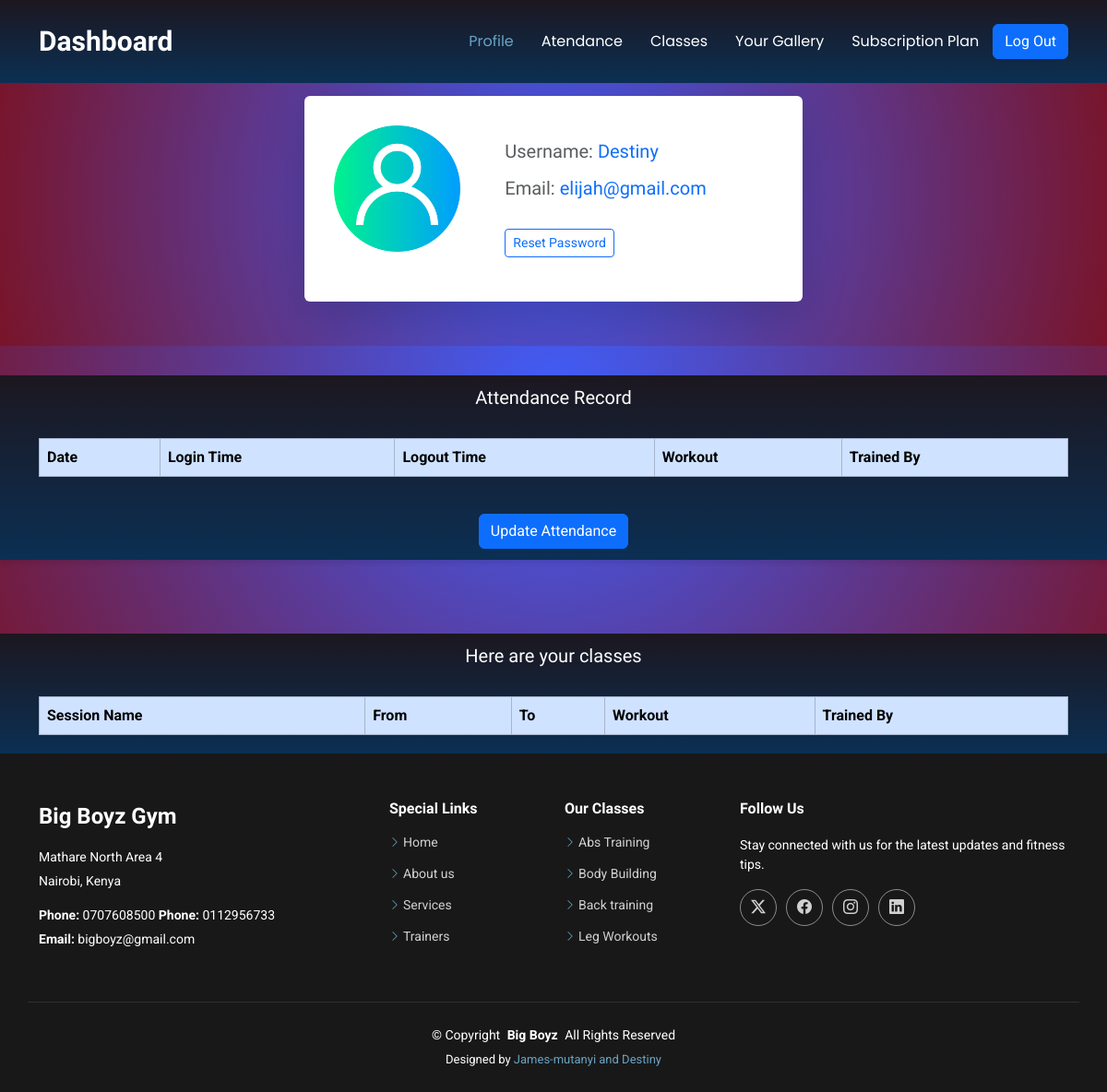
Before: /dashboard (signed in) with the older database file.
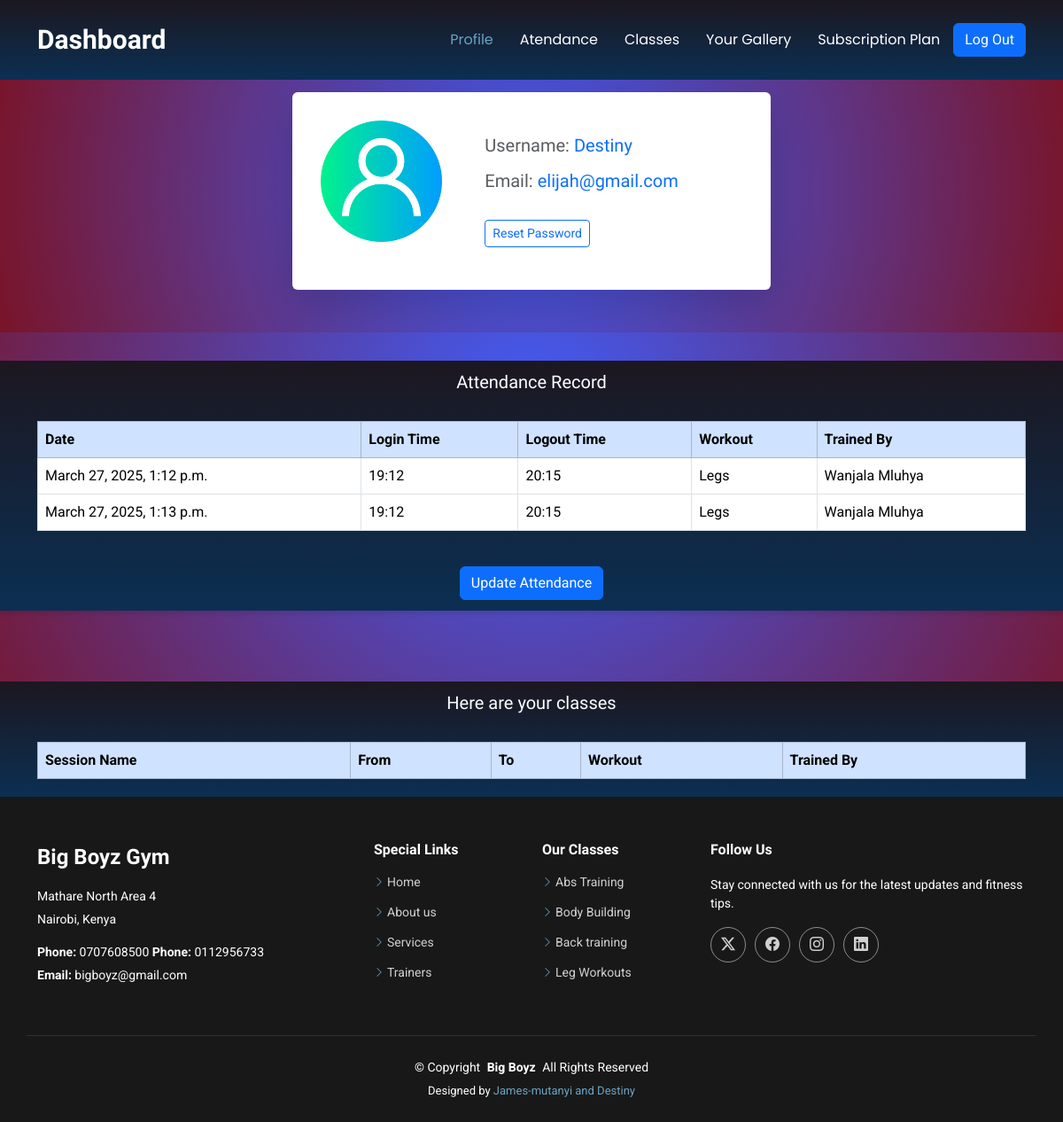
After: the same page with the newer database file.
### appone/models.py (models this page shows, shortened)
class Attendance(models.Model):
     selectdate= models.DateTimeField(auto_now_add=True)
     login =models.CharField(max_length=200)
     logout =models.CharField(max_length=200)
     selectworkout =models.CharField(max_length=200)
     trainedby =models.CharField(max_length=200)

### appone/views.py (the view)
# urls.py: path('dashboard',views.dashboard, name="dashboard"),
def dashboard(request):
    if not request.user.is_authenticated:
        messages.warning(request,"Please login first.")
        return redirect('/login')
    attendance=Attendance.objects.all()
    user_session =request.user.bookings.all()
    return render(request, 'dashboard.html', {"attendance":attendance, "user_session":user_session})

### templates/dashboard.html (shortened to what this page needs)
{%extends "base.html"%}
{% block content %}
<header id="header" class="header d-flex align-items-center fixed-top bg-black" style="background: linear-gradient(to bottom,rgb(28, 23, 32),rgb(11, 47, 83));">
    <div
      class="container-fluid container-xl position-relative d-flex align-items-center justify-content-between"
    >
      <a href="/" class="logo d-flex align-items-center">
        <h1 class="sitename">Dashboard</h1>
      </a>
      <nav id="navmenu" class="navmenu">
        <ul>
          <li><a href="#profile" class="active">Profile</a></li>
          <li><a href="#attendance">Atendance</a></li>
          <li><a href="#classes">Classes</a></li>
          <li><a href="/gallery">Your Gallery</a></li>
          <li><a href="#subplan">Subscription Plan</a></li>
          <form action="{% url 'logout' %}" method="post">
           <button class=" btn btn-primary "type="submit">Log Out</button></a>
          </form>
        </ul>
      </nav>
    </div>
  </header>
<main id="main" style="background: radial-gradient(circle, rgba(63,94,251,1) 0%, rgba(121,20,41,1) 100%);">
    <section id="Profile" class="profile-section py-5" style="padding: 1rem 0; margin-bottom: 2rem; margin-top: 2rem; background: radial-gradient(circle, rgba(63,94,251,1) 0%, rgba(121,20,41,1) 100%);">
      <div class="container">
      <div class="card shadow-lg border-0" style="max-width: 540px; margin: auto; padding: 1rem;">
        <div class="row g-0">
        <div class="col-md-4" style="padding: 1rem;">
          <img src="static/assets/img/blog/user.png" class="img-fluid rounded-start" alt="User Profile Picture" style="margin: auto; display: block;">
        </div>
        <div class="col-md-8" style="padding: 1rem;">
          <div class="card-body">
          <h5 class="card-title text-muted" style="margin-bottom: 1rem;">Username: <span class="text-primary">{{ user.username }}</span></h5>
          <h5 class="card-text text-muted" style="margin-bottom: 1rem;">Email: <span class="text-primary">{{ user.email }}</span></h5>
          <p class="card-text">
            <a href="{% url 'password_change' %}" class="btn btn-outline-primary btn-sm" style="margin-top: 1rem;">Reset Password</a>
          </p>
          </div>
        </div>
        </div>
      </div>
      </div>
    </section>
    <section id="attendance" class="py-1" style="box-shadow: 0 4px 6px rgba(0, 0, 0, 0.1); margin-bottom: 5rem; background: linear-gradient(to bottom,rgb(28, 23, 32),rgb(11, 47, 83));">
      <div class="container">
      <div class="text-center mb-4">
        <h5 class="text-white text-3xl p-2 uppercase">Attendance Record</h5>
      </div>
      <div class="table-responsive">
        <table class="table table-bordered table-hover">
        <thead class="table-primary">
          <tr>
          <th>Date</th>
          <th>Login Time</th>
          <th>Logout Time</th>
          <th>Workout</th>
          <th>Trained By</th>
          </tr>
        </thead>
        <tbody>
          {% for x in attendance %}
          <tr>
          <td>{{ x.selectdate }}</td>
          <td>{{ x.login }}</td>
          <td>{{ x.logout }}</td>
          <td>{{ x.selectworkout }}</td>
          <td>{{ x.trainedby }}</td>
          </tr>
          {% endfor %}
        </tbody>
        </table>
      </div>
      <div class="text-center mt-3 p-2">
        <a href="/attendance" class="btn btn-primary">Update Attendance</a>
      </div>
      </div>
    </section>
    <section id="classes" class="py-1" style="box-shadow: 0 4px 6px rgba(0, 0, 0, 0.1); background: linear-gradient(to bottom,rgb(28, 23, 32),rgb(11, 47, 83));">
      <div class="container">
      <div class="text-center mb-4">
        <h5 class="text-white text-3xl p-2 uppercase">Here are your classes</h5>
      </div>
      <div class="table-responsive">
        <table class="table table-bordered table-hover">
        <thead class="table-primary">
          <tr>
          <th>Session Name</th>
          <th>From</th>
          <th>To</th>
          <th>Workout</th>
          <th>Trained By</th>
          </tr>
        </thead>
        </table>
      </div>
      </div>
    </section>
</main>
{% endblock %}

Changed rows visible on the page:
added Attendance: selectdate "March 27, 2025, 1:12 p.m.", login "19:12", logout "20:15", selectworkout "Legs", trainedby "Wanjala Mluhya"
added Attendance: selectdate "March 27, 2025, 1:13 p.m.", login "19:12", logout "20:15", selectworkout "Legs", trainedby "Wanjala Mluhya"
